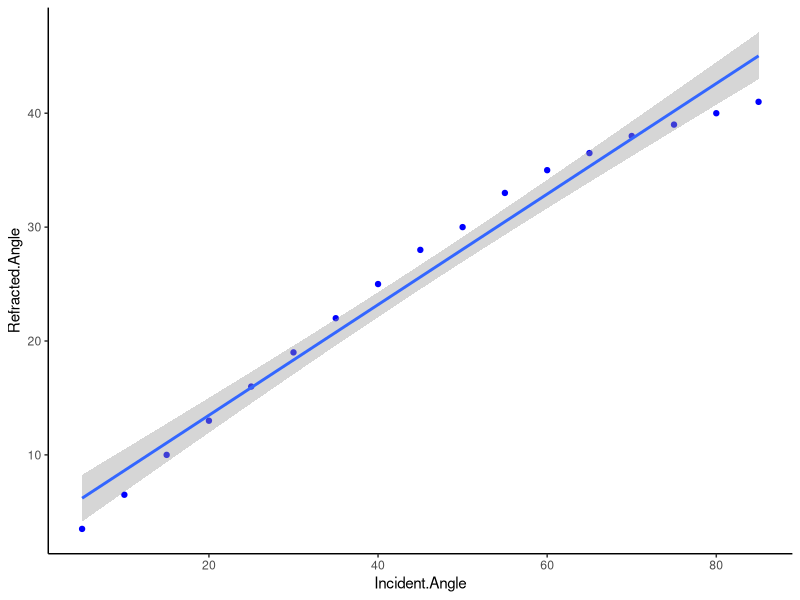

This chart was generated by the following R code:
# part 1 of Exercise 10
# create a scatter plot w a line of best fit for data on incident angle versus refracted angle

# load data file
dat <- read.csv("Angles.csv", header = TRUE, stringsAsFactors = FALSE)

# load ggplot
library(ggplot2)

# create scatter plot and trend line
ggplot(dat, aes(x=Incident.Angle, y=Refracted.Angle)) +
  geom_point(color="blue") +
  stat_smooth(method = "lm") +
  theme_classic()

#------------------------------------------------------------------

